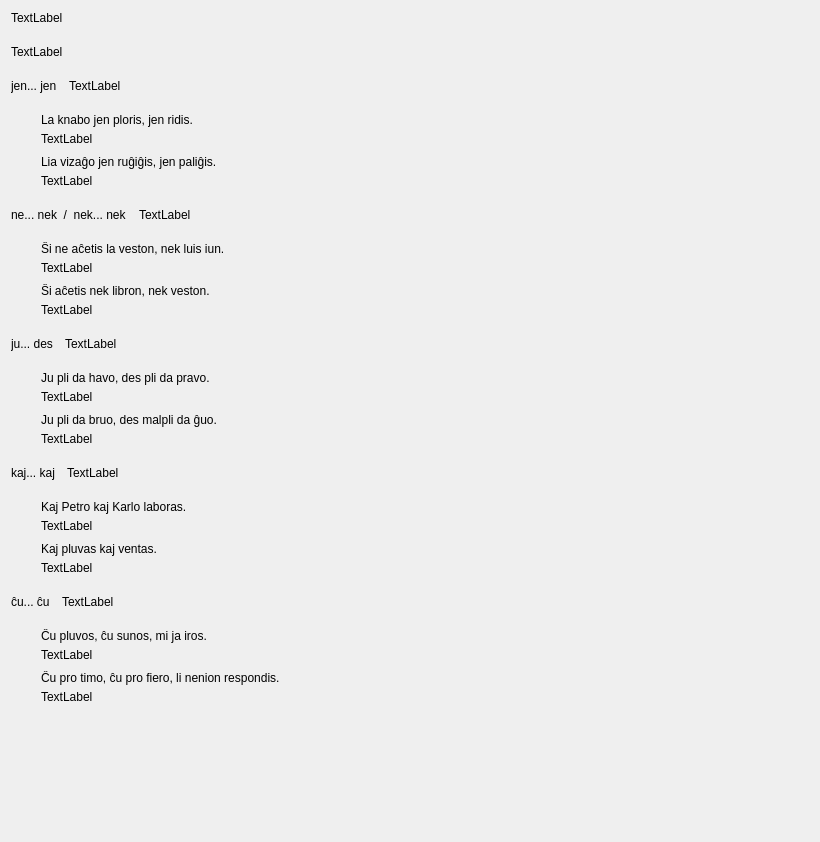
         <widget class="QWidget" name="scrollAreaWidgetContents_6">
          <property name="geometry">
           <rect>
            <x>0</x>
            <y>0</y>
            <width>820</width>
            <height>842</height>
           </rect>
          </property>
          <layout class="QVBoxLayout" name="verticalLayout_92">
           <property name="spacing">
            <number>20</number>
           </property>
           <item>
            <widget class="titolo" name="Lec11_Label6">
             <property name="sizePolicy">
              <sizepolicy hsizetype="Preferred" vsizetype="Maximum">
               <horstretch>0</horstretch>
               <verstretch>0</verstretch>
              </sizepolicy>
             </property>
             <property name="text">
              <string>TextLabel</string>
             </property>
            </widget>
           </item>
           <item>
            <widget class="QLabel" name="Lec11_Label866">
             <property name="text">
              <string>TextLabel</string>
             </property>
             <property name="wordWrap">
              <bool>true</bool>
             </property>
            </widget>
           </item>
           <item>
            <layout class="QVBoxLayout" name="verticalLayout_96">
             <item>
              <layout class="QHBoxLayout" name="horizontalLayout_165">
               <property name="spacing">
                <number>12</number>
               </property>
               <item>
                <widget class="neklakebla_nova" name="Lec11_Button711_3">
                 <property name="sizePolicy">
                  <sizepolicy hsizetype="Preferred" vsizetype="Preferred">
                   <horstretch>0</horstretch>
                   <verstretch>0</verstretch>
                  </sizepolicy>
                 </property>
                 <property name="text">
                  <string>jen... jen</string>
                 </property>
                 <property name="wordWrap">
                  <bool>true</bool>
                 </property>
                </widget>
               </item>
               <item>
                <widget class="QLabel" name="Lec11_Label9">
                 <property name="sizePolicy">
                  <sizepolicy hsizetype="Expanding" vsizetype="Preferred">
                   <horstretch>0</horstretch>
                   <verstretch>0</verstretch>
                  </sizepolicy>
                 </property>
                 <property name="text">
                  <string>TextLabel</string>
                 </property>
                 <property name="wordWrap">
                  <bool>true</bool>
                 </property>
                </widget>
               </item>
              </layout>
             </item>
             <item>
              <layout class="QHBoxLayout" name="horizontalLayout_166">
               <item>
                <spacer name="horizontalSpacer_55">
                 <property name="orientation">
                  <enum>Qt::Horizontal</enum>
                 </property>
                 <property name="sizeType">
                  <enum>QSizePolicy::Fixed</enum>
                 </property>
                 <property name="sizeHint" stdset="0">
                  <size>
                   <width>30</width>
                   <height>20</height>
                  </size>
                 </property>
                </spacer>
               </item>
               <item>
                <layout class="QVBoxLayout" name="verticalLayout_97">
                 <property name="spacing">
                  <number>9</number>
                 </property>
                 <item>
                  <layout class="QVBoxLayout" name="verticalLayout_83">
                   <property name="spacing">
                    <number>5</number>
                   </property>
                   <item>
                    <widget class="neklakebla_nova" name="pushButton_97">
                     <property name="sizePolicy">
                      <sizepolicy hsizetype="Preferred" vsizetype="Preferred">
                       <horstretch>0</horstretch>
                       <verstretch>0</verstretch>
                      </sizepolicy>
                     </property>
                     <property name="text">
                      <string>La knabo jen ploris, jen ridis.</string>
                     </property>
                     <property name="wordWrap">
                      <bool>true</bool>
                     </property>
                    </widget>
                   </item>
                   <item>
                    <widget class="QLabel" name="Lec11_Label867">
                     <property name="text">
                      <string>TextLabel</string>
                     </property>
                     <property name="wordWrap">
                      <bool>true</bool>
                     </property>
                    </widget>
                   </item>
                  </layout>
                 </item>
                 <item>
                  <layout class="QVBoxLayout" name="verticalLayout_84">
                   <property name="spacing">
                    <number>5</number>
                   </property>
                   <item>
                    <widget class="neklakebla_nova" name="pushButton_98">
                     <property name="sizePolicy">
                      <sizepolicy hsizetype="Preferred" vsizetype="Preferred">
                       <horstretch>0</horstretch>
                       <verstretch>0</verstretch>
                      </sizepolicy>
                     </property>
                     <property name="text">
                      <string>Lia vizaĝo jen ruĝiĝis, jen paliĝis.</string>
                     </property>
                     <property name="wordWrap">
                      <bool>true</bool>
                     </property>
                    </widget>
                   </item>
                   <item>
                    <widget class="QLabel" name="Lec11_Label868">
                     <property name="text">
                      <string>TextLabel</string>
                     </property>
                     <property name="wordWrap">
                      <bool>true</bool>
                     </property>
                    </widget>
                   </item>
                  </layout>
                 </item>
                </layout>
               </item>
              </layout>
             </item>
            </layout>
           </item>
           <item>
            <layout class="QVBoxLayout" name="verticalLayout_98">
             <item>
              <layout class="QHBoxLayout" name="horizontalLayout_169">
               <property name="spacing">
                <number>12</number>
               </property>
               <item>
                <widget class="neklakebla_nova" name="Lec11_Button711_4">
                 <property name="sizePolicy">
                  <sizepolicy hsizetype="Preferred" vsizetype="Preferred">
                   <horstretch>0</horstretch>
                   <verstretch>0</verstretch>
                  </sizepolicy>
                 </property>
                 <property name="text">
                  <string>ne... nek  /  nek... nek</string>
                 </property>
                 <property name="wordWrap">
                  <bool>true</bool>
                 </property>
                </widget>
               </item>
               <item>
                <widget class="QLabel" name="Lec11_Label15">
                 <property name="sizePolicy">
                  <sizepolicy hsizetype="Expanding" vsizetype="Preferred">
                   <horstretch>0</horstretch>
                   <verstretch>0</verstretch>
                  </sizepolicy>
                 </property>
                 <property name="text">
                  <string>TextLabel</string>
                 </property>
                 <property name="wordWrap">
                  <bool>true</bool>
                 </property>
                </widget>
               </item>
              </layout>
             </item>
             <item>
              <layout class="QHBoxLayout" name="horizontalLayout_170">
               <item>
                <spacer name="horizontalSpacer_56">
                 <property name="orientation">
                  <enum>Qt::Horizontal</enum>
                 </property>
                 <property name="sizeType">
                  <enum>QSizePolicy::Fixed</enum>
                 </property>
                 <property name="sizeHint" stdset="0">
                  <size>
                   <width>30</width>
                   <height>20</height>
                  </size>
                 </property>
                </spacer>
               </item>
               <item>
                <layout class="QVBoxLayout" name="verticalLayout_99">
                 <property name="spacing">
                  <number>9</number>
                 </property>
                 <item>
                  <layout class="QVBoxLayout" name="verticalLayout_90">
                   <property name="spacing">
                    <number>5</number>
                   </property>
                   <item>
                    <widget class="neklakebla_nova" name="pushButton_99">
                     <property name="sizePolicy">
                      <sizepolicy hsizetype="Preferred" vsizetype="Preferred">
                       <horstretch>0</horstretch>
                       <verstretch>0</verstretch>
                      </sizepolicy>
                     </property>
                     <property name="text">
                      <string>Ŝi ne aĉetis la veston, nek luis iun.</string>
                     </property>
                     <property name="wordWrap">
                      <bool>true</bool>
                     </property>
                    </widget>
                   </item>
                   <item>
                    <widget class="QLabel" name="Lec11_Label7">
                     <property name="text">
                      <string>TextLabel</string>
                     </property>
                     <property name="wordWrap">
                      <bool>true</bool>
                     </property>
                    </widget>
                   </item>
                  </layout>
                 </item>
                 <item>
                  <layout class="QVBoxLayout" name="verticalLayout_89">
                   <property name="spacing">
                    <number>5</number>
                   </property>
                   <item>
                    <widget class="neklakebla_nova" name="pushButton_100">
                     <property name="sizePolicy">
                      <sizepolicy hsizetype="Preferred" vsizetype="Preferred">
                       <horstretch>0</horstretch>
                       <verstretch>0</verstretch>
                      </sizepolicy>
                     </property>
                     <property name="text">
                      <string>Ŝi aĉetis nek libron, nek veston.</string>
                     </property>
                     <property name="wordWrap">
                      <bool>true</bool>
                     </property>
                    </widget>
                   </item>
                   <item>
                    <widget class="QLabel" name="Lec11_Label8">
                     <property name="text">
                      <string>TextLabel</string>
                     </property>
                     <property name="wordWrap">
                      <bool>true</bool>
                     </property>
                    </widget>
                   </item>
                  </layout>
                 </item>
                </layout>
               </item>
              </layout>
             </item>
            </layout>
           </item>
           <item>
            <layout class="QVBoxLayout" name="verticalLayout_100">
             <item>
              <layout class="QHBoxLayout" name="horizontalLayout_173">
               <property name="spacing">
                <number>12</number>
               </property>
               <item>
                <widget class="neklakebla_nova" name="Lec11_Button711_5">
                 <property name="sizePolicy">
                  <sizepolicy hsizetype="Preferred" vsizetype="Preferred">
                   <horstretch>0</horstretch>
                   <verstretch>0</verstretch>
                  </sizepolicy>
                 </property>
                 <property name="text">
                  <string>ju... des</string>
                 </property>
                 <property name="wordWrap">
                  <bool>true</bool>
                 </property>
                </widget>
               </item>
               <item>
                <widget class="QLabel" name="Lec11_Label16">
                 <property name="sizePolicy">
                  <sizepolicy hsizetype="Expanding" vsizetype="Preferred">
                   <horstretch>0</horstretch>
                   <verstretch>0</verstretch>
                  </sizepolicy>
                 </property>
                 <property name="text">
                  <string>TextLabel</string>
                 </property>
                 <property name="wordWrap">
                  <bool>true</bool>
                 </property>
                </widget>
               </item>
              </layout>
             </item>
             <item>
              <layout class="QHBoxLayout" name="horizontalLayout_174">
               <item>
                <spacer name="horizontalSpacer_57">
                 <property name="orientation">
                  <enum>Qt::Horizontal</enum>
                 </property>
                 <property name="sizeType">
                  <enum>QSizePolicy::Fixed</enum>
                 </property>
                 <property name="sizeHint" stdset="0">
                  <size>
                   <width>30</width>
                   <height>20</height>
                  </size>
                 </property>
                </spacer>
               </item>
               <item>
                <layout class="QVBoxLayout" name="verticalLayout_101">
                 <property name="spacing">
                  <number>9</number>
                 </property>
                 <item>
                  <layout class="QVBoxLayout" name="verticalLayout_85">
                   <property name="spacing">
                    <number>5</number>
                   </property>
                   <item>
                    <widget class="neklakebla_nova" name="pushButton_101">
                     <property name="sizePolicy">
                      <sizepolicy hsizetype="Preferred" vsizetype="Preferred">
                       <horstretch>0</horstretch>
                       <verstretch>0</verstretch>
                      </sizepolicy>
                     </property>
                     <property name="text">
                      <string>Ju pli da havo, des pli da pravo.</string>
                     </property>
                     <property name="wordWrap">
                      <bool>true</bool>
                     </property>
                    </widget>
                   </item>
                   <item>
                    <widget class="QLabel" name="Lec11_Label13">
                     <property name="text">
                      <string>TextLabel</string>
                     </property>
                     <property name="wordWrap">
                      <bool>true</bool>
                     </property>
                    </widget>
                   </item>
                  </layout>
                 </item>
                 <item>
                  <layout class="QVBoxLayout" name="verticalLayout_86">
                   <property name="spacing">
                    <number>5</number>
                   </property>
                   <item>
                    <widget class="neklakebla_nova" name="pushButton_102">
                     <property name="sizePolicy">
                      <sizepolicy hsizetype="Preferred" vsizetype="Preferred">
                       <horstretch>0</horstretch>
                       <verstretch>0</verstretch>
                      </sizepolicy>
                     </property>
                     <property name="text">
                      <string>Ju pli da bruo, des malpli da ĝuo.</string>
                     </property>
                     <property name="wordWrap">
                      <bool>true</bool>
                     </property>
                    </widget>
                   </item>
                   <item>
                    <widget class="QLabel" name="Lec11_Label14">
                     <property name="text">
                      <string>TextLabel</string>
                     </property>
                     <property name="wordWrap">
                      <bool>true</bool>
                     </property>
                    </widget>
                   </item>
                  </layout>
                 </item>
                </layout>
               </item>
              </layout>
             </item>
            </layout>
           </item>
           <item>
            <layout class="QVBoxLayout" name="verticalLayout_102">
             <item>
              <layout class="QHBoxLayout" name="horizontalLayout_177">
               <property name="spacing">
                <number>12</number>
               </property>
               <item>
                <widget class="neklakebla_nova" name="Lec11_Button711_6">
                 <property name="sizePolicy">
                  <sizepolicy hsizetype="Preferred" vsizetype="Preferred">
                   <horstretch>0</horstretch>
                   <verstretch>0</verstretch>
                  </sizepolicy>
                 </property>
                 <property name="text">
                  <string>kaj... kaj</string>
                 </property>
                 <property name="wordWrap">
                  <bool>true</bool>
                 </property>
                </widget>
               </item>
               <item>
                <widget class="QLabel" name="Lec11_Label19">
                 <property name="sizePolicy">
                  <sizepolicy hsizetype="Expanding" vsizetype="Preferred">
                   <horstretch>0</horstretch>
                   <verstretch>0</verstretch>
                  </sizepolicy>
                 </property>
                 <property name="text">
                  <string>TextLabel</string>
                 </property>
                 <property name="wordWrap">
                  <bool>true</bool>
                 </property>
                </widget>
               </item>
              </layout>
             </item>
             <item>
              <layout class="QHBoxLayout" name="horizontalLayout_178">
               <item>
                <spacer name="horizontalSpacer_58">
                 <property name="orientation">
                  <enum>Qt::Horizontal</enum>
                 </property>
                 <property name="sizeType">
                  <enum>QSizePolicy::Fixed</enum>
                 </property>
                 <property name="sizeHint" stdset="0">
                  <size>
                   <width>30</width>
                   <height>20</height>
                  </size>
                 </property>
                </spacer>
               </item>
               <item>
                <layout class="QVBoxLayout" name="verticalLayout_103">
                 <property name="spacing">
                  <number>9</number>
                 </property>
                 <item>
                  <layout class="QVBoxLayout" name="verticalLayout_88">
                   <property name="spacing">
                    <number>5</number>
                   </property>
                   <item>
                    <widget class="neklakebla_nova" name="pushButton_103">
                     <property name="sizePolicy">
                      <sizepolicy hsizetype="Preferred" vsizetype="Preferred">
                       <horstretch>0</horstretch>
                       <verstretch>0</verstretch>
                      </sizepolicy>
                     </property>
                     <property name="text">
                      <string>Kaj Petro kaj Karlo laboras.</string>
                     </property>
                     <property name="wordWrap">
                      <bool>true</bool>
                     </property>
                    </widget>
                   </item>
                   <item>
                    <widget class="QLabel" name="Lec11_Label17">
                     <property name="text">
                      <string>TextLabel</string>
                     </property>
                     <property name="wordWrap">
                      <bool>true</bool>
                     </property>
                    </widget>
                   </item>
                  </layout>
                 </item>
                 <item>
                  <layout class="QVBoxLayout" name="verticalLayout_87">
                   <property name="spacing">
                    <number>5</number>
                   </property>
                   <item>
                    <widget class="neklakebla_nova" name="pushButton_104">
                     <property name="sizePolicy">
                      <sizepolicy hsizetype="Preferred" vsizetype="Preferred">
                       <horstretch>0</horstretch>
                       <verstretch>0</verstretch>
                      </sizepolicy>
                     </property>
                     <property name="text">
                      <string>Kaj pluvas kaj ventas.</string>
                     </property>
                     <property name="wordWrap">
                      <bool>true</bool>
                     </property>
                    </widget>
                   </item>
                   <item>
                    <widget class="QLabel" name="Lec11_Label18">
                     <property name="text">
                      <string>TextLabel</string>
                     </property>
                     <property name="wordWrap">
                      <bool>true</bool>
                     </property>
                    </widget>
                   </item>
                  </layout>
                 </item>
                </layout>
               </item>
              </layout>
             </item>
            </layout>
           </item>
           <item>
            <layout class="QVBoxLayout" name="verticalLayout_105">
             <item>
              <layout class="QHBoxLayout" name="horizontalLayout_181">
               <property name="spacing">
                <number>12</number>
               </property>
               <item>
                <widget class="neklakebla_nova" name="Lec11_Button711_7">
                 <property name="sizePolicy">
                  <sizepolicy hsizetype="Preferred" vsizetype="Preferred">
                   <horstretch>0</horstretch>
                   <verstretch>0</verstretch>
                  </sizepolicy>
                 </property>
                 <property name="text">
                  <string>ĉu... ĉu</string>
                 </property>
                 <property name="wordWrap">
                  <bool>true</bool>
                 </property>
                </widget>
               </item>
               <item>
                <widget class="QLabel" name="Lec11_Label22">
                 <property name="sizePolicy">
                  <sizepolicy hsizetype="Expanding" vsizetype="Preferred">
                   <horstretch>0</horstretch>
                   <verstretch>0</verstretch>
                  </sizepolicy>
                 </property>
                 <property name="text">
                  <string>TextLabel</string>
                 </property>
                 <property name="wordWrap">
                  <bool>true</bool>
                 </property>
                </widget>
               </item>
              </layout>
             </item>
             <item>
              <layout class="QHBoxLayout" name="horizontalLayout_182">
               <item>
                <spacer name="horizontalSpacer_59">
                 <property name="orientation">
                  <enum>Qt::Horizontal</enum>
                 </property>
                 <property name="sizeType">
                  <enum>QSizePolicy::Fixed</enum>
                 </property>
                 <property name="sizeHint" stdset="0">
                  <size>
                   <width>30</width>
                   <height>20</height>
                  </size>
                 </property>
                </spacer>
               </item>
               <item>
                <layout class="QVBoxLayout" name="verticalLayout_106">
                 <property name="spacing">
                  <number>9</number>
                 </property>
                 <item>
                  <layout class="QVBoxLayout" name="verticalLayout_94">
                   <property name="spacing">
                    <number>5</number>
                   </property>
                   <item>
                    <widget class="neklakebla_nova" name="pushButton_105">
                     <property name="sizePolicy">
                      <sizepolicy hsizetype="Preferred" vsizetype="Preferred">
                       <horstretch>0</horstretch>
                       <verstretch>0</verstretch>
                      </sizepolicy>
                     </property>
                     <property name="text">
                      <string>Ĉu pluvos, ĉu sunos, mi ja iros.</string>
                     </property>
                     <property name="wordWrap">
                      <bool>true</bool>
                     </property>
                    </widget>
                   </item>
                   <item>
                    <widget class="QLabel" name="Lec11_Label20">
                     <property name="text">
                      <string>TextLabel</string>
                     </property>
                     <property name="wordWrap">
                      <bool>true</bool>
                     </property>
                    </widget>
                   </item>
                  </layout>
                 </item>
                 <item>
                  <layout class="QVBoxLayout" name="verticalLayout_93">
                   <property name="spacing">
                    <number>5</number>
                   </property>
                   <item>
                    <widget class="neklakebla_nova" name="pushButton_106">
                     <property name="sizePolicy">
                      <sizepolicy hsizetype="Preferred" vsizetype="Preferred">
                       <horstretch>0</horstretch>
                       <verstretch>0</verstretch>
                      </sizepolicy>
                     </property>
                     <property name="text">
                      <string>Ĉu pro timo, ĉu pro fiero, li nenion respondis.</string>
                     </property>
                     <property name="wordWrap">
                      <bool>true</bool>
                     </property>
                    </widget>
                   </item>
                   <item>
                    <widget class="QLabel" name="Lec11_Label21">
                     <property name="text">
                      <string>TextLabel</string>
                     </property>
                     <property name="wordWrap">
                      <bool>true</bool>
                     </property>
                    </widget>
                   </item>
                  </layout>
                 </item>
                </layout>
               </item>
              </layout>
             </item>
            </layout>
           </item>
           <item>
            <spacer name="verticalSpacer_7">
             <property name="orientation">
              <enum>Qt::Vertical</enum>
             </property>
             <property name="sizeHint" stdset="0">
              <size>
               <width>20</width>
               <height>40</height>
              </size>
             </property>
            </spacer>
           </item>
          </layout>
         </widget>
